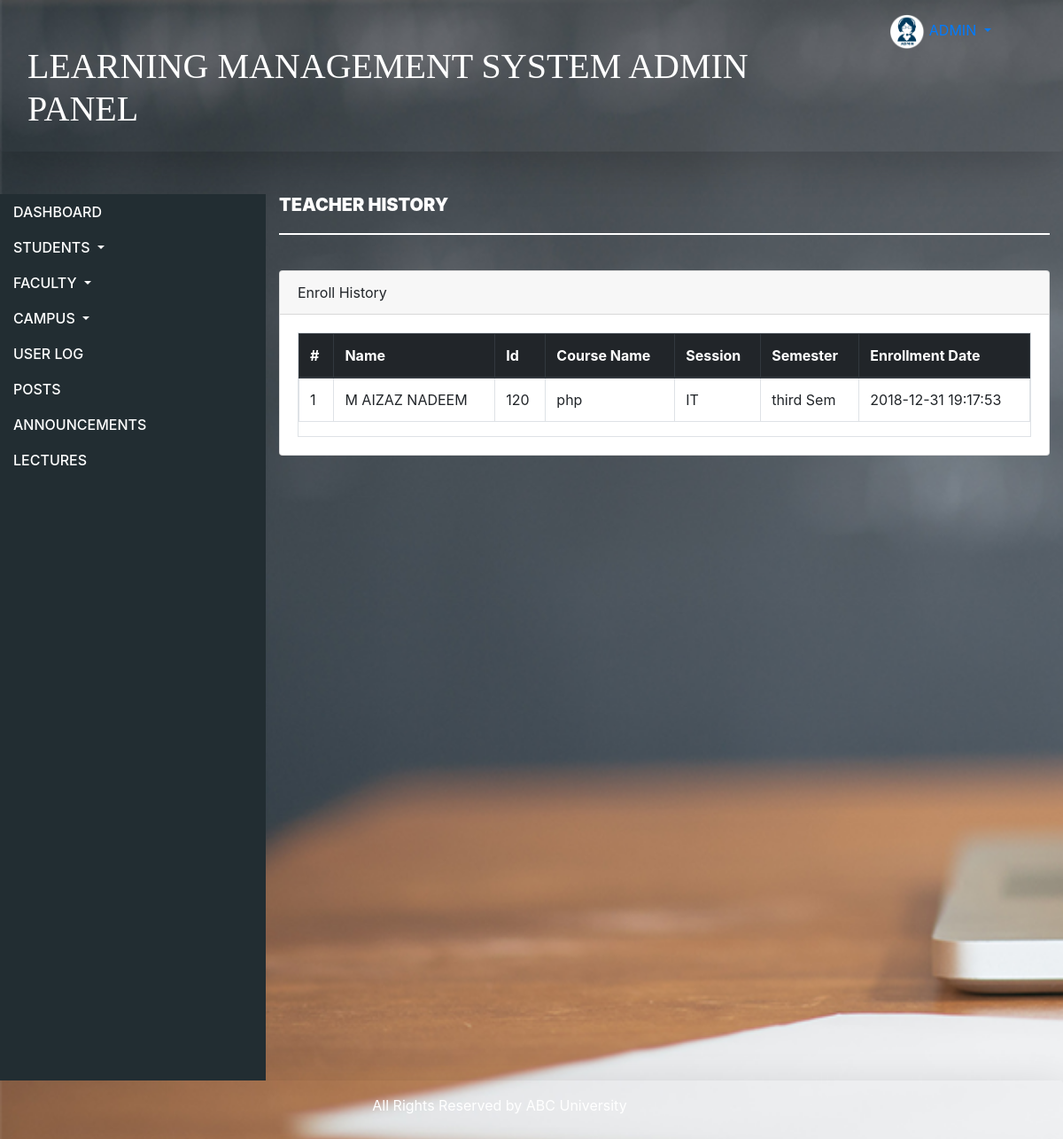
The app's page /admin/history.php?type=Teacher (signed in) with its own data.
### tables this page shows
CREATE TABLE `teacher_course` (
  `id` int(11) NOT NULL,
  `teacherRegno` varchar(255) NOT NULL,
  `pincode` varchar(255) NOT NULL,
  `session` int(11) NOT NULL,
  `department` int(11) NOT NULL,
  `semester` int(11) NOT NULL,
  `course` int(11) NOT NULL,
  `enrollDate` timestamp NOT NULL DEFAULT CURRENT_TIMESTAMP
);

CREATE TABLE `teachers` (
  `Regno` varchar(255) NOT NULL,
  `teacherPhoto` varchar(255) DEFAULT NULL,
  `Name` varchar(255) NOT NULL,
  `email` varchar(255) NOT NULL,
  `address` varchar(255) NOT NULL,
  `phoneno` varchar(255) NOT NULL,
  `gender` varchar(255) NOT NULL,
  `creationdate` timestamp NOT NULL DEFAULT CURRENT_TIMESTAMP,
  `updationDate` varchar(255) NOT NULL
);

CREATE TABLE `course` (
  `id` int(11) NOT NULL,
  `course_id` int(11) DEFAULT NULL,
  `courseCode` varchar(255) NOT NULL,
  `pincode` varchar(255) NOT NULL,
  `courseName` varchar(255) NOT NULL,
  `creationDate` timestamp NOT NULL DEFAULT CURRENT_TIMESTAMP,
  `updationDate` varchar(255) NOT NULL
);

CREATE TABLE `department` (
  `id` int(11) NOT NULL,
  `department` varchar(255) NOT NULL,
  `creationDate` timestamp NOT NULL DEFAULT CURRENT_TIMESTAMP
);

CREATE TABLE `semester` (
  `id` int(11) NOT NULL,
  `semester` varchar(255) NOT NULL,
  `creationDate` timestamp NOT NULL DEFAULT CURRENT_TIMESTAMP,
  `updationDate` varchar(255) NOT NULL
);

### admin/history.php (the view, shortened to what this page needs)
<?php
include('includes/config.php');
if(strlen($_SESSION['alogin'])==0)
    {
header('location:index.php');
}
else{
    if($_GET['type']=="Student")
    {
        $sql=mysqli_query($con,"select courseenrolls.course as cid, course.courseName as courname,session.session as session,department.department as dept,courseenrolls.enrollDate as edate ,semester.semester as sem,students.Name as sname,students.Regno as sregno from courseenrolls join course on course.id=courseenrolls.course join session on session.id=courseenrolls.session join department on department.id=courseenrolls.department   join semester on semester.id=courseenrolls.semester join students on students.Regno=courseenrolls.studentRegno ");
      $_SESSION['type']="Student";
    }
    else{
        if($_GET['type']=="Teacher"){
         $sql =mysqli_query($con ,"select teacher_course.course as cid, course.courseName as courname,session.session as session,department.department as dept,teacher_course.enrollDate as edate ,semester.semester as sem,teachers.Name as sname,teachers.Regno as sregno from teacher_course join course on course.id=teacher_course.course join session on session.id=teacher_course.session join department on department.id=teacher_course.department join semester on semester.id=teacher_course.semester  join teachers on teachers.Regno=teacher_course.teacherRegno");
        }
    }
?>
<!DOCTYPE html>
<html>
<head>
   <link rel="stylesheet" href="https://stackpath.bootstrapcdn.com/bootstrap/4.1.3/css/bootstrap.min.css">
       <link rel="stylesheet" type="text/css" href="css/style1.css">
       <link rel="stylesheet" href="css/bootstrap.min.css" >
       <link rel="stylesheet" href="css/bootstrap.css" >
   <link rel="stylesheet" type="text/css" href="css/style1.css">
</head>
<body class="b_pic">
        <div class="container-fluid">
        <?php include('includes/header.php');?>
                <div class="row" >
                <?php include('includes/sidebar.php');?>
                <div class="col-lg-9">
              <div>  <h1><?php echo $_SESSION['type'];?> History  </h1>
              </div>
                <div class="card">
                        <div class="card-header">
                                Enroll History
                        </div>
                        <div  class="card-body">
                            <div class="table-responsive table-bordered">
                                <table class="table">
                                    <thead class="thead-dark">
                                        <tr>
                                            <th>#</th>
                                                 <th>Name </th>
                                                    <th>Id </th>
                                            <th>Course Name </th>
                                            <th>Session </th>
                                                <th>Semester</th>
                                             <th>Enrollment Date</th>
                                        </tr>
                                    </thead>
                                    <tbody>
<?php
$cnt=1;
while($row=mysqli_fetch_array($sql))
{
?>
                                    <tr>
                                            <td><?php echo $cnt;?></td>
                                              <td><?php echo htmlentities($row['sname']);?></td>
                                            <td><?php echo htmlentities($row['sregno']);?></td>
                                            <td><?php echo htmlentities($row['courname']);?></td>
                                            <td><?php echo htmlentities($row['dept']);?></td>
                                            <td><?php echo htmlentities($row['sem']);?></td>
                                             <td><?php echo htmlentities($row['edate']);?></td>
                                        </tr>
<?php
$cnt++;
} ?>
                                    </tbody>
                                </table>
                            </div>
                        </div>
                    </div>
   </div>
                    </div>
  <?php include('includes/footer.php');?>
        </div>
</body>
</html>
<?php } ?>

### admin/css/style1.css (style rules this page uses)
.b_pic { background: url("background_pic.png") no-repeat; background-size: cover; }
h1 { font-weight: 900; padding-bottom: 20px; border-bottom: 2px solid #fff; text-transform: uppercase; color: #fff; font-size: 20px; margin-bottom: 40px; }

### records on screen
teacher_course: teachers.Name "M AIZAZ NADEEM", teachers.Regno "120", course.courseName "php", department.department "IT", semester.semester "third Sem", enrollDate "2018-12-31 19:17:53"

### other values on screen
$_SESSION['type'] "TEACHER"
